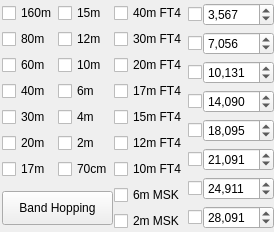
               <widget class="QWidget" name="tab_4">
                <attribute name="title">
                 <string>3</string>
                </attribute>
                <layout class="QGridLayout" name="gridLayout_13">
                 <property name="leftMargin">
                  <number>2</number>
                 </property>
                 <property name="topMargin">
                  <number>3</number>
                 </property>
                 <property name="rightMargin">
                  <number>0</number>
                 </property>
                 <property name="bottomMargin">
                  <number>1</number>
                 </property>
                 <item row="0" column="0">
                  <layout class="QHBoxLayout" name="horizontalLayout_3">
                   <property name="spacing">
                    <number>0</number>
                   </property>
                   <item>
                    <widget class="QWidget" name="widget_3" native="true">
                     <property name="sizePolicy">
                      <sizepolicy hsizetype="Preferred" vsizetype="Preferred">
                       <horstretch>0</horstretch>
                       <verstretch>0</verstretch>
                      </sizepolicy>
                     </property>
                     <layout class="QGridLayout" name="gridLayout_8" columnstretch="1,1,1">
                      <property name="leftMargin">
                       <number>0</number>
                      </property>
                      <property name="topMargin">
                       <number>0</number>
                      </property>
                      <property name="rightMargin">
                       <number>1</number>
                      </property>
                      <property name="bottomMargin">
                       <number>0</number>
                      </property>
                      <property name="horizontalSpacing">
                       <number>1</number>
                      </property>
                      <property name="verticalSpacing">
                       <number>6</number>
                      </property>
                      <item row="6" column="2">
                       <widget class="QCheckBox" name="cb10mFT4">
                        <property name="toolTip">
                         <string>10m FT4</string>
                        </property>
                        <property name="text">
                         <string>10m FT4</string>
                        </property>
                       </widget>
                      </item>
                      <item row="1" column="0">
                       <widget class="QCheckBox" name="cb80m">
                        <property name="toolTip">
                         <string>80m FT8</string>
                        </property>
                        <property name="text">
                         <string>80m</string>
                        </property>
                       </widget>
                      </item>
                      <item row="4" column="2">
                       <widget class="QCheckBox" name="cb15mFT4">
                        <property name="toolTip">
                         <string>15m FT4</string>
                        </property>
                        <property name="text">
                         <string>15m FT4</string>
                        </property>
                       </widget>
                      </item>
                      <item row="4" column="0">
                       <widget class="QCheckBox" name="cb30m">
                        <property name="toolTip">
                         <string>30m FT8</string>
                        </property>
                        <property name="text">
                         <string>30m</string>
                        </property>
                       </widget>
                      </item>
                      <item row="5" column="2">
                       <widget class="QCheckBox" name="cb12mFT4">
                        <property name="toolTip">
                         <string>12m FT4</string>
                        </property>
                        <property name="text">
                         <string>12m FT4</string>
                        </property>
                       </widget>
                      </item>
                      <item row="1" column="2">
                       <widget class="QCheckBox" name="cb30mFT4">
                        <property name="toolTip">
                         <string>30m FT4</string>
                        </property>
                        <property name="text">
                         <string>30m FT4</string>
                        </property>
                       </widget>
                      </item>
                      <item row="3" column="1">
                       <widget class="QCheckBox" name="cb6m">
                        <property name="toolTip">
                         <string>6m FT8</string>
                        </property>
                        <property name="text">
                         <string>6m</string>
                        </property>
                       </widget>
                      </item>
                      <item row="5" column="0">
                       <widget class="QCheckBox" name="cb20m">
                        <property name="toolTip">
                         <string>20m FT8</string>
                        </property>
                        <property name="text">
                         <string>20m</string>
                        </property>
                       </widget>
                      </item>
                      <item row="2" column="0">
                       <widget class="QCheckBox" name="cb60m">
                        <property name="toolTip">
                         <string>60m FT8</string>
                        </property>
                        <property name="text">
                         <string>60m</string>
                        </property>
                       </widget>
                      </item>
                      <item row="1" column="1">
                       <widget class="QCheckBox" name="cb12m">
                        <property name="toolTip">
                         <string>12m FT8</string>
                        </property>
                        <property name="text">
                         <string>12m</string>
                        </property>
                       </widget>
                      </item>
                      <item row="0" column="2">
                       <widget class="QCheckBox" name="cb40mFT4">
                        <property name="toolTip">
                         <string>40m FT4</string>
                        </property>
                        <property name="text">
                         <string>40m FT4</string>
                        </property>
                       </widget>
                      </item>
                      <item row="2" column="1">
                       <widget class="QCheckBox" name="cb10m">
                        <property name="toolTip">
                         <string>10m FT8</string>
                        </property>
                        <property name="text">
                         <string>10m</string>
                        </property>
                       </widget>
                      </item>
                      <item row="2" column="2">
                       <widget class="QCheckBox" name="cb20mFT4">
                        <property name="toolTip">
                         <string>20m FT4</string>
                        </property>
                        <property name="text">
                         <string>20m FT4</string>
                        </property>
                       </widget>
                      </item>
                      <item row="0" column="0">
                       <widget class="QCheckBox" name="cb160m">
                        <property name="sizePolicy">
                         <sizepolicy hsizetype="Minimum" vsizetype="Fixed">
                          <horstretch>0</horstretch>
                          <verstretch>0</verstretch>
                         </sizepolicy>
                        </property>
                        <property name="toolTip">
                         <string>160m FT8</string>
                        </property>
                        <property name="text">
                         <string>160m</string>
                        </property>
                       </widget>
                      </item>
                      <item row="3" column="2">
                       <widget class="QCheckBox" name="cb17mFT4">
                        <property name="toolTip">
                         <string>17m FT4</string>
                        </property>
                        <property name="text">
                         <string>17m FT4</string>
                        </property>
                       </widget>
                      </item>
                      <item row="4" column="1">
                       <widget class="QCheckBox" name="cb4m">
                        <property name="toolTip">
                         <string>4m FT8</string>
                        </property>
                        <property name="text">
                         <string>4m</string>
                        </property>
                       </widget>
                      </item>
                      <item row="6" column="1">
                       <widget class="QCheckBox" name="cb70cm">
                        <property name="toolTip">
                         <string>70cm FT8</string>
                        </property>
                        <property name="text">
                         <string>70cm</string>
                        </property>
                       </widget>
                      </item>
                      <item row="7" column="0" rowspan="2" colspan="2">
                       <widget class="QPushButton" name="pbBandHopping">
                        <property name="minimumSize">
                         <size>
                          <width>0</width>
                          <height>34</height>
                         </size>
                        </property>
                        <property name="toolTip">
                         <string>Toggle band hopping On/Off. Band hopping occurs every other full minute. Changes to the checkboxes take effect immediately.</string>
                        </property>
                        <property name="styleSheet">
                         <string notr="true">QPushButton:checked {
	background-color: red;
	border-style: outset;
	border-width: 1px;
	border-radius: 5px;
	border-color: black;
	min-width: 5em;
	padding: 3px;
}</string>
                        </property>
                        <property name="text">
                         <string>  Band Hopping  </string>
                        </property>
                        <property name="checkable">
                         <bool>true</bool>
                        </property>
                       </widget>
                      </item>
                      <item row="0" column="1">
                       <widget class="QCheckBox" name="cb15m">
                        <property name="toolTip">
                         <string>15m FT8</string>
                        </property>
                        <property name="text">
                         <string>15m</string>
                        </property>
                       </widget>
                      </item>
                      <item row="6" column="0">
                       <widget class="QCheckBox" name="cb17m">
                        <property name="toolTip">
                         <string>17m FT8</string>
                        </property>
                        <property name="text">
                         <string>17m</string>
                        </property>
                       </widget>
                      </item>
                      <item row="3" column="0">
                       <widget class="QCheckBox" name="cb40m">
                        <property name="toolTip">
                         <string>40m FT8</string>
                        </property>
                        <property name="text">
                         <string>40m</string>
                        </property>
                       </widget>
                      </item>
                      <item row="7" column="2">
                       <widget class="QCheckBox" name="cb6mMSK">
                        <property name="toolTip">
                         <string>6m MSK144</string>
                        </property>
                        <property name="text">
                         <string>6m MSK</string>
                        </property>
                       </widget>
                      </item>
                      <item row="8" column="2">
                       <widget class="QCheckBox" name="cb2mMSK">
                        <property name="toolTip">
                         <string>2m MSK144</string>
                        </property>
                        <property name="whatsThis">
                         <string/>
                        </property>
                        <property name="text">
                         <string>2m MSK</string>
                        </property>
                       </widget>
                      </item>
                      <item row="5" column="1">
                       <widget class="QCheckBox" name="cb2m">
                        <property name="toolTip">
                         <string>2m FT8</string>
                        </property>
                        <property name="text">
                         <string>2m</string>
                        </property>
                       </widget>
                      </item>
                     </layout>
                    </widget>
                   </item>
                   <item>
                    <layout class="QGridLayout" name="gridLayout_10" columnstretch="0,1">
                     <property name="bottomMargin">
                      <number>0</number>
                     </property>
                     <property name="horizontalSpacing">
                      <number>1</number>
                     </property>
                     <property name="verticalSpacing">
                      <number>6</number>
                     </property>
                     <item row="6" column="0">
                      <widget class="QCheckBox" name="cbQRG6">
                       <property name="maximumSize">
                        <size>
                         <width>16777215</width>
                         <height>16777215</height>
                        </size>
                       </property>
                       <property name="toolTip">
                        <string>FT8 QRG6</string>
                       </property>
                       <property name="text">
                        <string/>
                       </property>
                      </widget>
                     </item>
                     <item row="0" column="0">
                      <widget class="QCheckBox" name="cbQRG1">
                       <property name="sizePolicy">
                        <sizepolicy hsizetype="Minimum" vsizetype="Fixed">
                         <horstretch>0</horstretch>
                         <verstretch>0</verstretch>
                        </sizepolicy>
                       </property>
                       <property name="maximumSize">
                        <size>
                         <width>16777215</width>
                         <height>16777215</height>
                        </size>
                       </property>
                       <property name="toolTip">
                        <string>FT8 QRG1</string>
                       </property>
                       <property name="text">
                        <string/>
                       </property>
                      </widget>
                     </item>
                     <item row="1" column="0">
                      <widget class="QCheckBox" name="cbQRG2">
                       <property name="maximumSize">
                        <size>
                         <width>16777215</width>
                         <height>16777215</height>
                        </size>
                       </property>
                       <property name="toolTip">
                        <string>FT8 QRG2</string>
                       </property>
                       <property name="text">
                        <string/>
                       </property>
                      </widget>
                     </item>
                     <item row="7" column="0">
                      <widget class="QCheckBox" name="cbQRG7">
                       <property name="toolTip">
                        <string>FT8 QRG7</string>
                       </property>
                       <property name="text">
                        <string/>
                       </property>
                      </widget>
                     </item>
                     <item row="8" column="1">
                      <widget class="QSpinBox" name="sbQRG8">
                       <property name="sizePolicy">
                        <sizepolicy hsizetype="Minimum" vsizetype="Fixed">
                         <horstretch>0</horstretch>
                         <verstretch>0</verstretch>
                        </sizepolicy>
                       </property>
                       <property name="minimumSize">
                        <size>
                         <width>57</width>
                         <height>0</height>
                        </size>
                       </property>
                       <property name="maximumSize">
                        <size>
                         <width>16777215</width>
                         <height>16777215</height>
                        </size>
                       </property>
                       <property name="toolTip">
                        <string>FT8 QRG8 in kHz.</string>
                       </property>
                       <property name="showGroupSeparator" stdset="0">
                        <bool>true</bool>
                       </property>
                       <property name="maximum">
                        <number>99999999</number>
                       </property>
                       <property name="value">
                        <number>28091</number>
                       </property>
                       <property name="displayIntegerBase">
                        <number>10</number>
                       </property>
                      </widget>
                     </item>
                     <item row="5" column="0">
                      <widget class="QCheckBox" name="cbQRG5">
                       <property name="maximumSize">
                        <size>
                         <width>16777215</width>
                         <height>16777215</height>
                        </size>
                       </property>
                       <property name="toolTip">
                        <string>FT8 QRG5</string>
                       </property>
                       <property name="text">
                        <string/>
                       </property>
                      </widget>
                     </item>
                     <item row="2" column="0">
                      <widget class="QCheckBox" name="cbQRG3">
                       <property name="maximumSize">
                        <size>
                         <width>16777215</width>
                         <height>16777215</height>
                        </size>
                       </property>
                       <property name="toolTip">
                        <string>FT8 QRG3</string>
                       </property>
                       <property name="text">
                        <string/>
                       </property>
                      </widget>
                     </item>
                     <item row="4" column="0">
                      <widget class="QCheckBox" name="cbQRG4">
                       <property name="maximumSize">
                        <size>
                         <width>16777215</width>
                         <height>16777215</height>
                        </size>
                       </property>
                       <property name="toolTip">
                        <string>FT8 QRG4</string>
                       </property>
                       <property name="text">
                        <string/>
                       </property>
                      </widget>
                     </item>
                     <item row="8" column="0">
                      <widget class="QCheckBox" name="cbQRG8">
                       <property name="maximumSize">
                        <size>
                         <width>16777215</width>
                         <height>16777215</height>
                        </size>
                       </property>
                       <property name="toolTip">
                        <string>FT8 QRG8</string>
                       </property>
                       <property name="text">
                        <string/>
                       </property>
                      </widget>
                     </item>
                     <item row="7" column="1">
                      <widget class="QSpinBox" name="sbQRG7">
                       <property name="sizePolicy">
                        <sizepolicy hsizetype="Minimum" vsizetype="Fixed">
                         <horstretch>0</horstretch>
                         <verstretch>0</verstretch>
                        </sizepolicy>
                       </property>
                       <property name="minimumSize">
                        <size>
                         <width>57</width>
                         <height>0</height>
                        </size>
                       </property>
                       <property name="maximumSize">
                        <size>
                         <width>16777215</width>
                         <height>16777215</height>
                        </size>
                       </property>
                       <property name="toolTip">
                        <string>FT8 QRG7 in kHz.</string>
                       </property>
                       <property name="showGroupSeparator" stdset="0">
                        <bool>true</bool>
                       </property>
                       <property name="maximum">
                        <number>99999999</number>
                       </property>
                       <property name="value">
                        <number>24911</number>
                       </property>
                      </widget>
                     </item>
                     <item row="6" column="1">
                      <widget class="QSpinBox" name="sbQRG6">
                       <property name="sizePolicy">
                        <sizepolicy hsizetype="Minimum" vsizetype="Fixed">
                         <horstretch>0</horstretch>
                         <verstretch>0</verstretch>
                        </sizepolicy>
                       </property>
                       <property name="minimumSize">
                        <size>
                         <width>57</width>
                         <height>0</height>
                        </size>
                       </property>
                       <property name="maximumSize">
                        <size>
                         <width>16777215</width>
                         <height>16777215</height>
                        </size>
                       </property>
                       <property name="toolTip">
                        <string>FT8 QRG6 in kHz.</string>
                       </property>
                       <property name="showGroupSeparator" stdset="0">
                        <bool>true</bool>
                       </property>
                       <property name="maximum">
                        <number>99999999</number>
                       </property>
                       <property name="value">
                        <number>21091</number>
                       </property>
                      </widget>
                     </item>
                     <item row="5" column="1">
                      <widget class="QSpinBox" name="sbQRG5">
                       <property name="sizePolicy">
                        <sizepolicy hsizetype="Minimum" vsizetype="Fixed">
                         <horstretch>0</horstretch>
                         <verstretch>0</verstretch>
                        </sizepolicy>
                       </property>
                       <property name="minimumSize">
                        <size>
                         <width>57</width>
                         <height>0</height>
                        </size>
                       </property>
                       <property name="maximumSize">
                        <size>
                         <width>16777215</width>
                         <height>16777215</height>
                        </size>
                       </property>
                       <property name="toolTip">
                        <string>FT8 QRG5 in kHz.</string>
                       </property>
                       <property name="showGroupSeparator" stdset="0">
                        <bool>true</bool>
                       </property>
                       <property name="maximum">
                        <number>99999999</number>
                       </property>
                       <property name="value">
                        <number>18095</number>
                       </property>
                      </widget>
                     </item>
                     <item row="4" column="1">
                      <widget class="QSpinBox" name="sbQRG4">
                       <property name="sizePolicy">
                        <sizepolicy hsizetype="Minimum" vsizetype="Fixed">
                         <horstretch>0</horstretch>
                         <verstretch>0</verstretch>
                        </sizepolicy>
                       </property>
                       <property name="minimumSize">
                        <size>
                         <width>57</width>
                         <height>0</height>
                        </size>
                       </property>
                       <property name="maximumSize">
                        <size>
                         <width>16777215</width>
                         <height>16777215</height>
                        </size>
                       </property>
                       <property name="toolTip">
                        <string>FT8 QRG4 in kHz.</string>
                       </property>
                       <property name="showGroupSeparator" stdset="0">
                        <bool>true</bool>
                       </property>
                       <property name="maximum">
                        <number>99999999</number>
                       </property>
                       <property name="value">
                        <number>14090</number>
                       </property>
                      </widget>
                     </item>
                     <item row="2" column="1">
                      <widget class="QSpinBox" name="sbQRG3">
                       <property name="sizePolicy">
                        <sizepolicy hsizetype="Minimum" vsizetype="Fixed">
                         <horstretch>0</horstretch>
                         <verstretch>0</verstretch>
                        </sizepolicy>
                       </property>
                       <property name="minimumSize">
                        <size>
                         <width>57</width>
                         <height>0</height>
                        </size>
                       </property>
                       <property name="maximumSize">
                        <size>
                         <width>16777215</width>
                         <height>16777215</height>
                        </size>
                       </property>
                       <property name="toolTip">
                        <string>FT8 QRG3 in kHz.</string>
                       </property>
                       <property name="showGroupSeparator" stdset="0">
                        <bool>true</bool>
                       </property>
                       <property name="maximum">
                        <number>99999999</number>
                       </property>
                       <property name="value">
                        <number>10131</number>
                       </property>
                      </widget>
                     </item>
                     <item row="1" column="1">
                      <widget class="QSpinBox" name="sbQRG2">
                       <property name="sizePolicy">
                        <sizepolicy hsizetype="Minimum" vsizetype="Fixed">
                         <horstretch>0</horstretch>
                         <verstretch>0</verstretch>
                        </sizepolicy>
                       </property>
                       <property name="minimumSize">
                        <size>
                         <width>57</width>
                         <height>0</height>
                        </size>
                       </property>
                       <property name="maximumSize">
                        <size>
                         <width>16777215</width>
                         <height>16777215</height>
                        </size>
                       </property>
                       <property name="toolTip">
                        <string>FT8 QRG2 in kHz.</string>
                       </property>
                       <property name="showGroupSeparator" stdset="0">
                        <bool>true</bool>
                       </property>
                       <property name="maximum">
                        <number>99999999</number>
                       </property>
                       <property name="value">
                        <number>7056</number>
                       </property>
                      </widget>
                     </item>
                     <item row="0" column="1">
                      <widget class="QSpinBox" name="sbQRG1">
                       <property name="sizePolicy">
                        <sizepolicy hsizetype="Minimum" vsizetype="Fixed">
                         <horstretch>0</horstretch>
                         <verstretch>0</verstretch>
                        </sizepolicy>
                       </property>
                       <property name="minimumSize">
                        <size>
                         <width>57</width>
                         <height>0</height>
                        </size>
                       </property>
                       <property name="maximumSize">
                        <size>
                         <width>16777215</width>
                         <height>16777215</height>
                        </size>
                       </property>
                       <property name="toolTip">
                        <string>FT8 QRG1 in kHz.</string>
                       </property>
                       <property name="showGroupSeparator" stdset="0">
                        <bool>true</bool>
                       </property>
                       <property name="maximum">
                        <number>99999999</number>
                       </property>
                       <property name="singleStep">
                        <number>1</number>
                       </property>
                       <property name="value">
                        <number>3567</number>
                       </property>
                      </widget>
                     </item>
                    </layout>
                   </item>
                  </layout>
                 </item>
                </layout>
               </widget>
